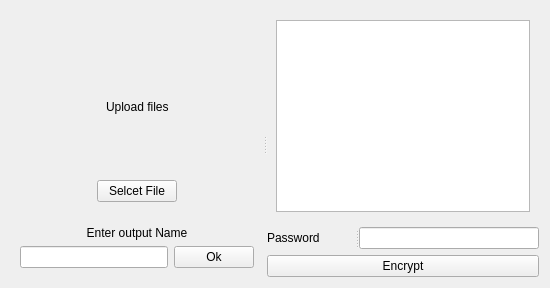
        <widget class="QWidget" name="page_7">
         <layout class="QHBoxLayout" name="horizontalLayout_44">
          <item>
           <widget class="QSplitter" name="splitter_3">
            <property name="orientation">
             <enum>Qt::Horizontal</enum>
            </property>
            <widget class="QWidget" name="widget_8" native="true">
             <layout class="QVBoxLayout" name="verticalLayout_33">
              <item>
               <widget class="QWidget" name="widget_39" native="true">
                <layout class="QVBoxLayout" name="verticalLayout_82">
                 <item>
                  <layout class="QVBoxLayout" name="verticalLayout_35">
                   <item>
                    <spacer name="verticalSpacer_6">
                     <property name="orientation">
                      <enum>Qt::Vertical</enum>
                     </property>
                     <property name="sizeHint" stdset="0">
                      <size>
                       <width>20</width>
                       <height>48</height>
                      </size>
                     </property>
                    </spacer>
                   </item>
                   <item>
                    <layout class="QHBoxLayout" name="horizontalLayout_16">
                     <item>
                      <spacer name="horizontalSpacer_7">
                       <property name="orientation">
                        <enum>Qt::Horizontal</enum>
                       </property>
                       <property name="sizeHint" stdset="0">
                        <size>
                         <width>78</width>
                         <height>20</height>
                        </size>
                       </property>
                      </spacer>
                     </item>
                     <item>
                      <layout class="QVBoxLayout" name="verticalLayout_36">
                       <item>
                        <widget class="QLabel" name="label_19">
                         <property name="text">
                          <string/>
                         </property>
                         <property name="pixmap">
                          <pixmap resource="resource.qrc">:/icons/icons/icons8-upload-50.png</pixmap>
                         </property>
                         <property name="alignment">
                          <set>Qt::AlignCenter</set>
                         </property>
                        </widget>
                       </item>
                       <item>
                        <widget class="QLabel" name="label_20">
                         <property name="text">
                          <string>Upload files</string>
                         </property>
                        </widget>
                       </item>
                      </layout>
                     </item>
                     <item>
                      <spacer name="horizontalSpacer_8">
                       <property name="orientation">
                        <enum>Qt::Horizontal</enum>
                       </property>
                       <property name="sizeHint" stdset="0">
                        <size>
                         <width>78</width>
                         <height>20</height>
                        </size>
                       </property>
                      </spacer>
                     </item>
                    </layout>
                   </item>
                   <item>
                    <spacer name="verticalSpacer_7">
                     <property name="orientation">
                      <enum>Qt::Vertical</enum>
                     </property>
                     <property name="sizeHint" stdset="0">
                      <size>
                       <width>20</width>
                       <height>48</height>
                      </size>
                     </property>
                    </spacer>
                   </item>
                   <item>
                    <layout class="QHBoxLayout" name="horizontalLayout_17">
                     <item>
                      <spacer name="horizontalSpacer_9">
                       <property name="orientation">
                        <enum>Qt::Horizontal</enum>
                       </property>
                       <property name="sizeHint" stdset="0">
                        <size>
                         <width>78</width>
                         <height>20</height>
                        </size>
                       </property>
                      </spacer>
                     </item>
                     <item>
                      <widget class="QPushButton" name="pushButton_5">
                       <property name="text">
                        <string>Selcet File</string>
                       </property>
                      </widget>
                     </item>
                     <item>
                      <spacer name="horizontalSpacer_10">
                       <property name="orientation">
                        <enum>Qt::Horizontal</enum>
                       </property>
                       <property name="sizeHint" stdset="0">
                        <size>
                         <width>78</width>
                         <height>20</height>
                        </size>
                       </property>
                      </spacer>
                     </item>
                    </layout>
                   </item>
                  </layout>
                 </item>
                </layout>
               </widget>
              </item>
              <item>
               <widget class="QWidget" name="widget_35" native="true">
                <layout class="QHBoxLayout" name="horizontalLayout_40">
                 <item>
                  <layout class="QVBoxLayout" name="verticalLayout_39">
                   <item>
                    <widget class="QLabel" name="label_43">
                     <property name="text">
                      <string>Enter output Name</string>
                     </property>
                     <property name="alignment">
                      <set>Qt::AlignCenter</set>
                     </property>
                    </widget>
                   </item>
                   <item>
                    <layout class="QHBoxLayout" name="horizontalLayout_41">
                     <item>
                      <widget class="QLineEdit" name="lineEdit_7"/>
                     </item>
                     <item>
                      <widget class="QPushButton" name="pushButton_19">
                       <property name="text">
                        <string>Ok</string>
                       </property>
                      </widget>
                     </item>
                    </layout>
                   </item>
                  </layout>
                 </item>
                </layout>
               </widget>
              </item>
             </layout>
            </widget>
            <widget class="QWidget" name="">
             <layout class="QVBoxLayout" name="verticalLayout_37">
              <item>
               <widget class="QWidget" name="widget_9" native="true">
                <layout class="QVBoxLayout" name="verticalLayout_38">
                 <item>
                  <widget class="QListWidget" name="listWidget_2"/>
                 </item>
                </layout>
               </widget>
              </item>
              <item>
               <widget class="QSplitter" name="splitter_2">
                <property name="orientation">
                 <enum>Qt::Horizontal</enum>
                </property>
                <widget class="QLabel" name="label_21">
                 <property name="text">
                  <string>Password</string>
                 </property>
                </widget>
                <widget class="QLineEdit" name="lineEdit"/>
               </widget>
              </item>
              <item>
               <widget class="QPushButton" name="pushButton_6">
                <property name="text">
                 <string>Encrypt</string>
                </property>
               </widget>
              </item>
             </layout>
            </widget>
           </widget>
          </item>
         </layout>
        </widget>
